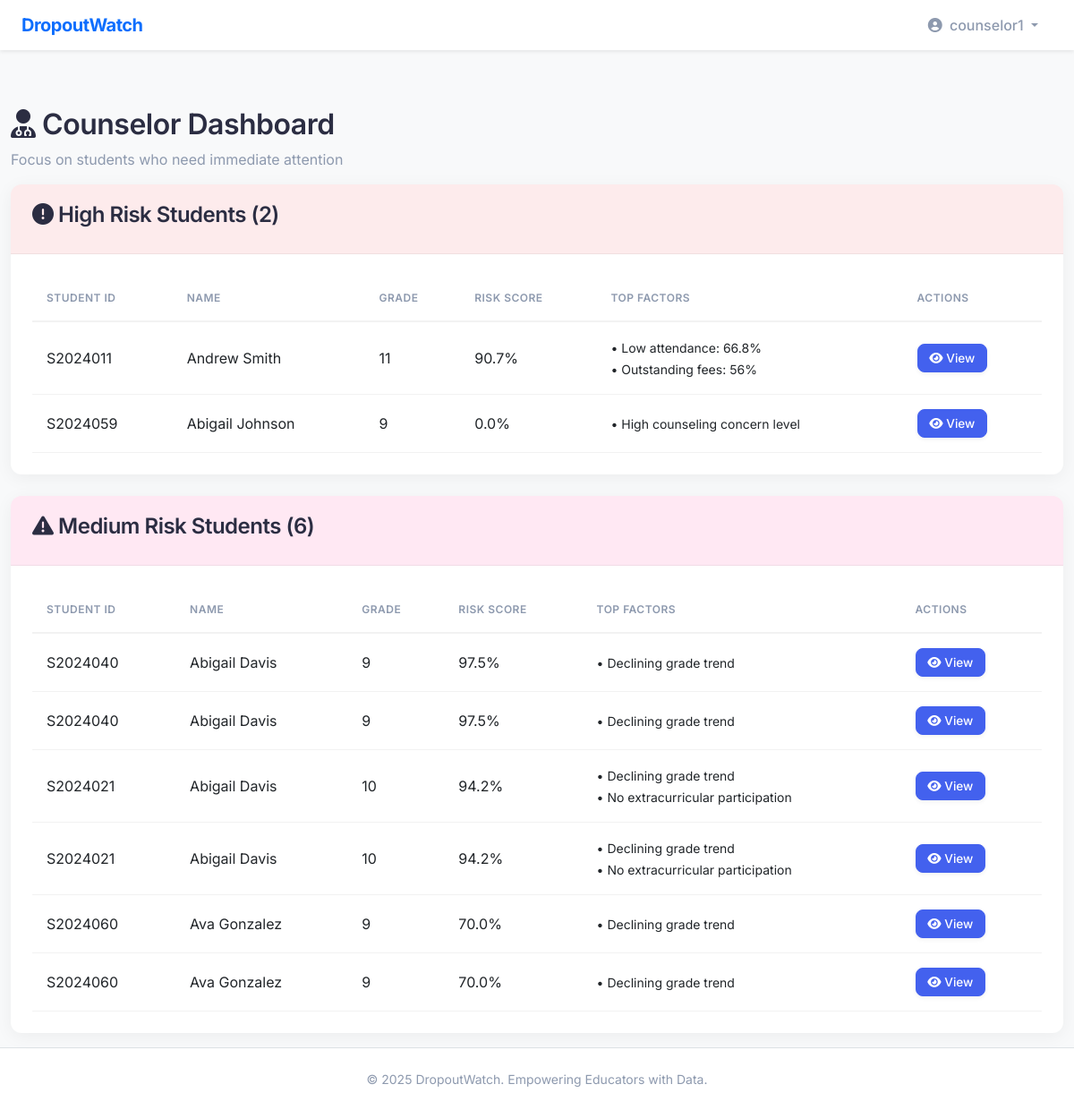
Screenshot of /dashboard/counselor (signed in) with the database file from the repository.
### app/models.py (models this page shows, shortened)
class User(UserMixin, db.Model):
    __tablename__ = 'users'
    id = db.Column(db.Integer, primary_key=True)
    username = db.Column(db.String(80), unique=True, nullable=False)
    email = db.Column(db.String(120), unique=True, nullable=False)
    password_hash = db.Column(db.String(128), nullable=False)
    role = db.Column(db.String(20), nullable=False)  # teacher, parent, counselor, admin
    created_at = db.Column(db.DateTime, default=datetime.utcnow)
    counseling_notes = db.relationship('CounselingNote', backref='counselor', lazy=True)

class Student(db.Model):
    __tablename__ = 'students'
    id = db.Column(db.Integer, primary_key=True)
    student_id = db.Column(db.String(20), unique=True, nullable=False)
    name = db.Column(db.String(100), nullable=False)
    grade = db.Column(db.Integer, nullable=False)  # 9-12
    section = db.Column(db.String(10), nullable=False)
    email = db.Column(db.String(120))
    phone = db.Column(db.String(20))
    parent_id = db.Column(db.Integer, db.ForeignKey('users.id'))
    created_at = db.Column(db.DateTime, default=datetime.utcnow)
    parent = db.relationship('User', backref='children', foreign_keys=[parent_id])
    attendance_records = db.relationship('Attendance', backref='student', lazy=True, cascade='all, delete-orphan')
    grades = db.relationship('Grade', backref='student', lazy=True, cascade='all, delete-orphan')
    activities = db.relationship('Activity', backref='student', lazy=True, cascade='all, delete-orphan')
    fees = db.relationship('Fee', backref='student', lazy=True, cascade='all, delete-orphan')
    counseling_notes = db.relationship('CounselingNote', backref='student', lazy=True, cascade='all, delete-orphan')
    risk_predictions = db.relationship('RiskPrediction', backref='student', lazy=True, cascade='all, delete-orphan')
    alerts = db.relationship('Alert', backref='student', lazy=True, cascade='all, delete-orphan')

class RiskPrediction(db.Model):
    __tablename__ = 'risk_predictions'
    id = db.Column(db.Integer, primary_key=True)
    student_id = db.Column(db.Integer, db.ForeignKey('students.id'), nullable=False)
    risk_level = db.Column(db.String(10), nullable=False)  # low, medium, high
    risk_score = db.Column(db.Float, nullable=False)  # 0.0 - 1.0
    contributing_factors = db.Column(db.JSON)  # List of reasons
    prediction_date = db.Column(db.DateTime, default=datetime.utcnow)
    model_version = db.Column(db.String(20), default='1.0')

### app/dashboard.py (the view)
@dashboard_bp.route('/counselor')
@login_required
@role_required('counselor')
def counselor():
    high_risk_predictions = RiskPrediction.query.filter_by(
        risk_level='high'
    ).order_by(RiskPrediction.risk_score.desc()).all()
    high_risk_students = []
    for pred in high_risk_predictions:
        high_risk_students.append({
            'student': pred.student,
            'prediction': pred
        })
    medium_risk_predictions = RiskPrediction.query.filter_by(
        risk_level='medium'
    ).order_by(RiskPrediction.risk_score.desc()).all()
    medium_risk_students = []
    for pred in medium_risk_predictions:
        medium_risk_students.append({
            'student': pred.student,
            'prediction': pred
        })
    return render_template('counselor_dashboard.html',
                         high_risk_students=high_risk_students,
                         medium_risk_students=medium_risk_students)

### app/dashboard.py (called while the page is built)
def role_required(role):
    def decorator(f):
        @wraps(f)
        def decorated_function(*args, **kwargs):
            if not current_user.is_authenticated or current_user.role != role:
                flash('You do not have permission to access this page.', 'danger')
                return redirect(url_for('auth.login'))
            return f(*args, **kwargs)
        return decorated_function
    return decorator

### app/templates/counselor_dashboard.html (shortened to what this page needs)
{% extends "base.html" %}
{% block content %}
<div class="container-fluid mt-4">
    <h2><i class="fas fa-user-md"></i> Counselor Dashboard</h2>
    <p class="text-muted">Focus on students who need immediate attention</p>
    <div class="card mb-4">
        <div class="card-header bg-danger text-white">
            <h4><i class="fas fa-exclamation-circle"></i> High Risk Students ({{ high_risk_students|length }})</h4>
        </div>
        <div class="card-body">
            {% if high_risk_students %}
            <div class="table-responsive">
                <table class="table table-hover">
                    <thead>
                        <tr>
                            <th>Student ID</th>
                            <th>Name</th>
                            <th>Grade</th>
                            <th>Risk Score</th>
                            <th>Top Factors</th>
                            <th>Actions</th>
                        </tr>
                    </thead>
                    <tbody>
                        {% for item in high_risk_students %}
                        <tr>
                            <td>{{ item.student.student_id }}</td>
                            <td>{{ item.student.name }}</td>
                            <td>{{ item.student.grade }}</td>
                            <td>{{ "%.1f"|format(item.prediction.risk_score * 100) }}%</td>
                            <td>
                                <small>
                                    {% for factor in item.prediction.contributing_factors[:2] %}
                                    • {{ factor }}<br>
                                    {% endfor %}
                                </small>
                            </td>
                            <td>
                                <a href="{{ url_for('dashboard.student_detail', student_id=item.student.id) }}"
                                    class="btn btn-sm btn-primary">
                                    <i class="fas fa-eye"></i> View
                                </a>
                            </td>
                        </tr>
                        {% endfor %}
                    </tbody>
                </table>
            </div>
            {% else %}
            <p class="text-muted">No high-risk students at this time.</p>
            {% endif %}
        </div>
    </div>
    <div class="card">
        <div class="card-header bg-warning">
            <h4><i class="fas fa-exclamation-triangle"></i> Medium Risk Students ({{ medium_risk_students|length }})
            </h4>
        </div>
        <div class="card-body">
            {% if medium_risk_students %}
            <div class="table-responsive">
                <table class="table table-hover">
                    <thead>
                        <tr>
                            <th>Student ID</th>
                            <th>Name</th>
                            <th>Grade</th>
                            <th>Risk Score</th>
                            <th>Top Factors</th>
                            <th>Actions</th>
                        </tr>
                    </thead>
                    <tbody>
                        {% for item in medium_risk_students %}
                        <tr>
                            <td>{{ item.student.student_id }}</td>
                            <td>{{ item.student.name }}</td>
                            <td>{{ item.student.grade }}</td>
                            <td>{{ "%.1f"|format(item.prediction.risk_score * 100) }}%</td>
                            <td>
                                <small>
                                    {% for factor in item.prediction.contributing_factors[:2] %}
                                    • {{ factor }}<br>
                                    {% endfor %}
                                </small>
                            </td>
                            <td>
                                <a href="{{ url_for('dashboard.student_detail', student_id=item.student.id) }}"
                                    class="btn btn-sm btn-primary">
                                    <i class="fas fa-eye"></i> View
                                </a>
                            </td>
                        </tr>
                        {% endfor %}
                    </tbody>
                </table>
            </div>
            {% else %}
            <p class="text-muted">No medium-risk students at this time.</p>
            {% endif %}
        </div>
    </div>
</div>
{% endblock %}

### app/templates/base.html (shortened to what this page needs)
<!DOCTYPE html>
<html lang="en">
<head>
    <link href="https://cdn.jsdelivr.net/npm/bootstrap@5.3.0/dist/css/bootstrap.min.css" rel="stylesheet">
    <link rel="stylesheet" href="https://cdnjs.cloudflare.com/ajax/libs/font-awesome/6.4.0/css/all.min.css">
    <link rel="stylesheet" href="{{ url_for('static', filename='css/dashboard.css') }}">
</head>
<body class="bg-light">
    {% if current_user.is_authenticated %}
    <nav class="navbar navbar-expand-lg navbar-light bg-white shadow-sm sticky-top">
        <div class="container-fluid px-4">
            <a class="navbar-brand fw-bold text-primary" href="{{ url_for('main.index') }}">DropoutWatch</a>
            <div class="collapse navbar-collapse" id="navbarNav">
                <ul class="navbar-nav ms-auto">
                    <li class="nav-item dropdown">
                        <a class="nav-link dropdown-toggle" href="#" id="userDropdown" role="button"
                            data-bs-toggle="dropdown" aria-expanded="false">
                            <i class="fas fa-user-circle me-1"></i>
                            <span class="fw-medium">{{ current_user.username }}</span>
                        </a>
                    </li>
                </ul>
            </div>
        </div>
    </nav>
    {% endif %}
    <main class="py-3">
        {% block content %}{% endblock %}
    </main>
    <footer class="bg-white text-center text-muted py-4 mt-auto border-top">
        <div class="container">
            <p class="mb-0 small">&copy; 2025 DropoutWatch. Empowering Educators with Data.</p>
        </div>
    </footer>
</body>
</html>

### app/static/css/dashboard.css (style rules this page uses)
:root { --primary-color: #4361ee; --secondary-color: #3f37c9; --success-color: #4cc9f0; --info-color: #4895ef; --warning-color: #f72585; --danger-color: #e63946; --light-bg: #f8f9fa; --card-bg: #ffffff; --text-primary: #2b2d42; --text-secondary: #8d99ae; --border-radius: 12px; --box-shadow: 0 4px 20px rgba(0, 0, 0, 0.05); --box-shadow-hover: 0 10px 25px rgba(0, 0, 0, 0.08); }
body { background-color: var(--light-bg); font-family: 'Inter', sans-serif; color: var(--text-primary); -webkit-font-smoothing: antialiased; }
h1, h2, h3, h4, h5, h6 { font-weight: 600; color: var(--text-primary); letter-spacing: -0.5px; }
.text-muted { color: var(--text-secondary) !important; }
.card { background-color: var(--card-bg); border: none; border-radius: var(--border-radius); box-shadow: var(--box-shadow); transition: transform 0.2s ease, box-shadow 0.2s ease; overflow: hidden; }
.card-header { background-color: transparent; border-bottom: 1px solid rgba(0, 0, 0, 0.05); padding: 1.25rem 1.5rem; font-weight: 600; }
.card-body { padding: 1.5rem; }
.btn { border-radius: 8px; padding: 0.5rem 1.2rem; font-weight: 500; transition: all 0.2s; box-shadow: 0 2px 5px rgba(0, 0, 0, 0.05); }
.btn-primary { background-color: var(--primary-color); border-color: var(--primary-color); }
.btn-sm { padding: 0.3rem 0.8rem; font-size: 0.85rem; }
.table { margin-bottom: 0; vertical-align: middle; }
.table thead th { border-top: none; border-bottom: 2px solid rgba(0, 0, 0, 0.05); font-weight: 600; color: var(--text-secondary); text-transform: uppercase; font-size: 0.75rem; letter-spacing: 0.5px; padding: 1rem; }
.table td { padding: 1rem; border-bottom: 1px solid rgba(0, 0, 0, 0.05); }
.bg-danger { background-color: rgba(230, 57, 70, 0.1) !important; color: var(--danger-color); }
.bg-warning { background-color: rgba(247, 37, 133, 0.1) !important; color: var(--warning-color); }
.navbar { backdrop-filter: blur(10px); background-color: rgba(255, 255, 255, 0.9) !important; }
.navbar-brand { font-weight: 700; letter-spacing: -0.5px; }
.nav-link { font-weight: 500; color: var(--text-secondary) !important; padding: 0.5rem 1rem !important; border-radius: 6px; transition: all 0.2s; }

### rows the page displays
User: username "counselor1"
Student: student.student_id "S2024011", student.name "Andrew Smith", student.grade "11"
RiskPrediction: item.prediction.risk_score*100 "90.7"
Student: student.student_id "S2024059", student.name "Abigail Johnson", student.grade "9"
RiskPrediction: item.prediction.risk_score*100 "0.0"
Student: student.student_id "S2024040" "S2024040", student.name "Abigail Davis" "Abigail Davis", student.grade "9" "9"
RiskPrediction: item.prediction.risk_score*100 "97.5"
RiskPrediction: item.prediction.risk_score*100 "97.5"
Student: student.student_id "S2024021" "S2024021", student.name "Abigail Davis" "Abigail Davis", student.grade "10" "10"
RiskPrediction: item.prediction.risk_score*100 "94.2"
RiskPrediction: item.prediction.risk_score*100 "94.2"
Student: student.student_id "S2024060" "S2024060", student.name "Ava Gonzalez" "Ava Gonzalez", student.grade "9" "9"
RiskPrediction: item.prediction.risk_score*100 "70.0"
RiskPrediction: item.prediction.risk_score*100 "70.0"

### other values shown
{{ high_risk_students|length }} "2"
{{ factor }} "Low attendance: 66.8%" "Outstanding fees: 56%" "High counseling concern level"
{{ medium_risk_students|length }} "6"
{{ factor }} "Declining grade trend" "Declining grade trend" "Declining grade trend" "No extracurricular participation" "Declining grade trend" "No extracurricular participation" "Declining grade trend" "Declining grade trend"
